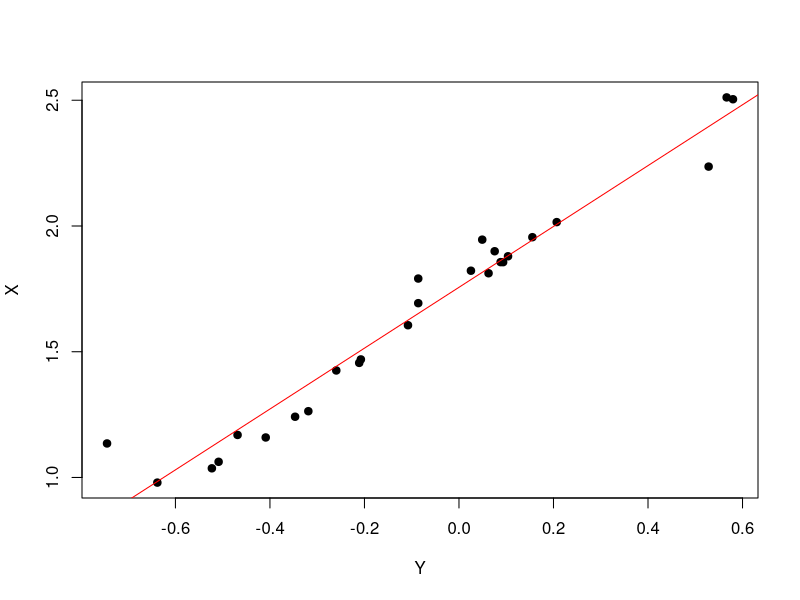

The R source for this figure:
## Lectura de datos ----
dCaudalesSantaAna = read.csv("data/caudales.csv", sep = ";", header=T)

## Definición de función para cálculo de curva de descarga ----
curvaDescarga <- function(df, ho=0.25){
  ## ho: Altura inicial (cuando el caudal es 0)
  
  # Extracción de alturas
  h <- df[,2]

	# Extracción de caudales
  caudal <- df[,3]
  
  # Cálculo de variación (h-ho)
  variacion <- h - ho
  
  # Cáculo de Y
  Y <- log10(variacion)
  
  # Cálculo de X
  X <- log10(caudal)
  
  # Cálculo de n
  # Referencia: https://bit.ly/383UCF9
  #n <- c(summary(lm(X~Y))$coef[1,1], summary(lm(X~Y))$coef[2,1])
  mod <- lm(X~Y)
  n <- summary(mod)$coef[2,1]
  
  # Cálcular a
  a <- 10^(1.742)
  
  # Cálcular Q (caudal calculado)
  Q <- a * (variacion)^n
  
	# Gráfica de curva de descarga
	# TODO: Revisar información a utilizar
	#plot(Q, h, main = "Curva de descarga")

  # Gráfica de ajuste lineal
  plot(Y, X, pch=19)
  abline(mod, col="red")
  
	print("Finalizado: Visualiza la gráfica en Rplots.pdf")
}

## Uso de función de curvatura de descarga
curvaDescarga(dCaudalesSantaAna)

